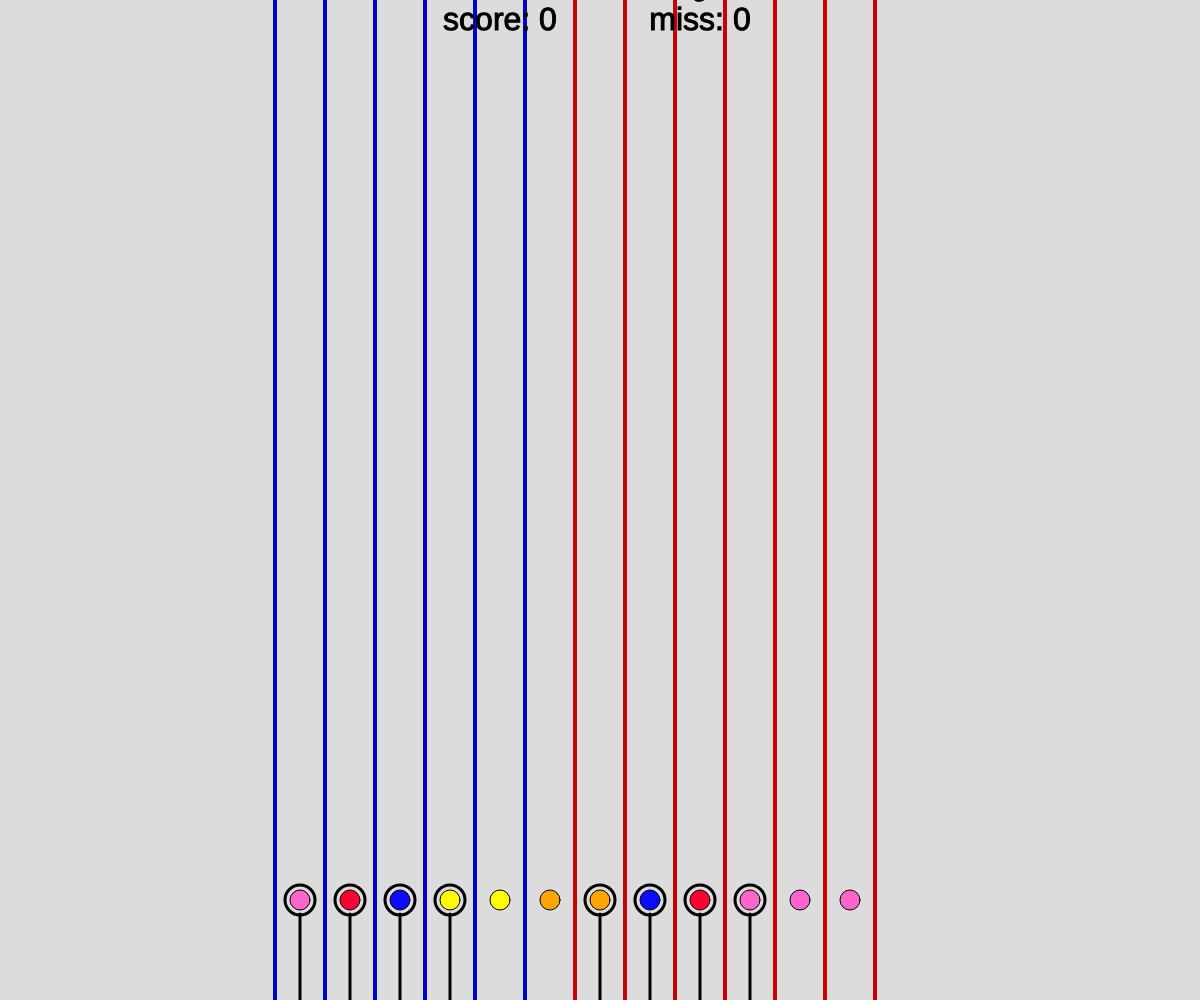
Frame 1 (no input)
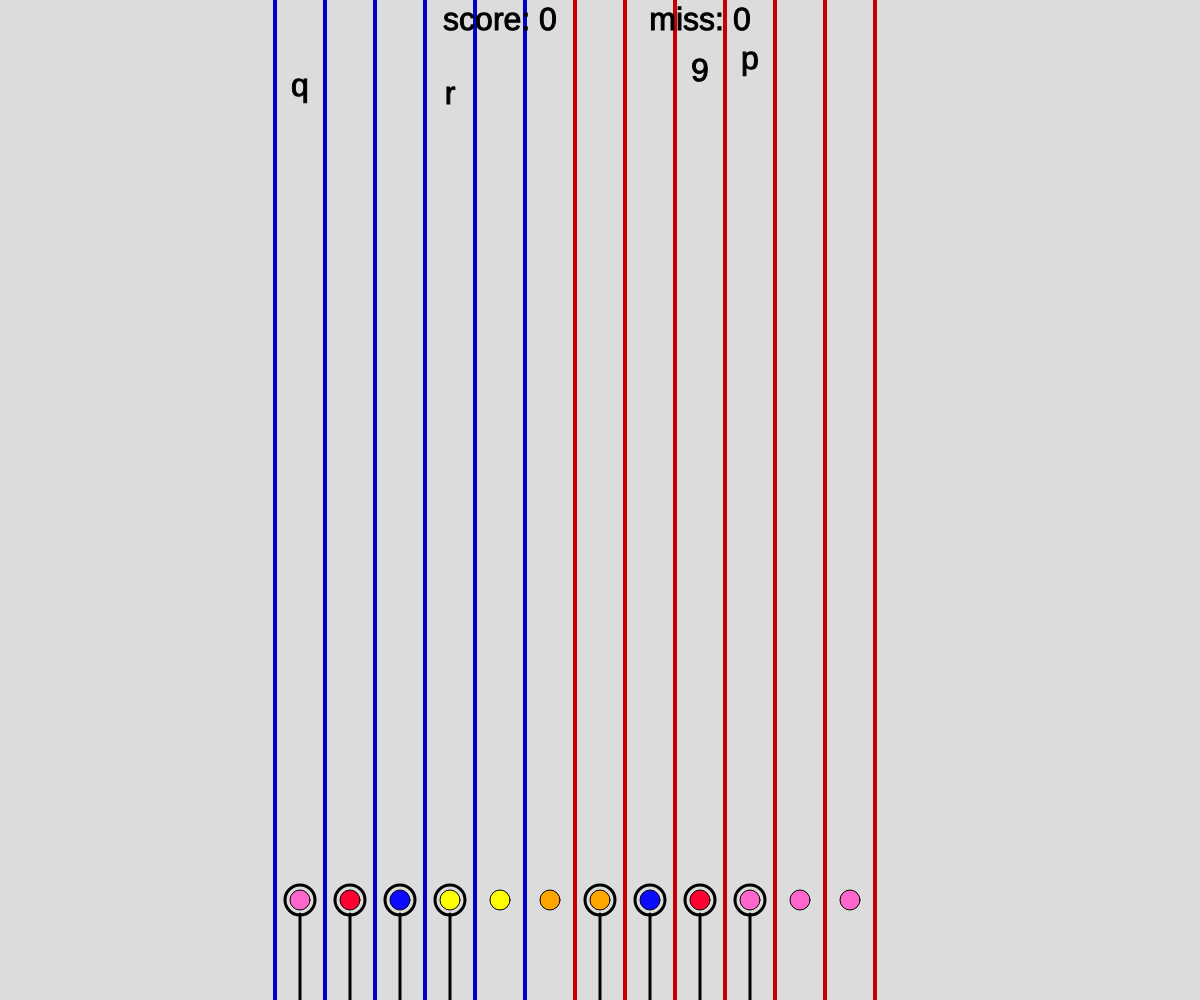
Frame 60 (no input)
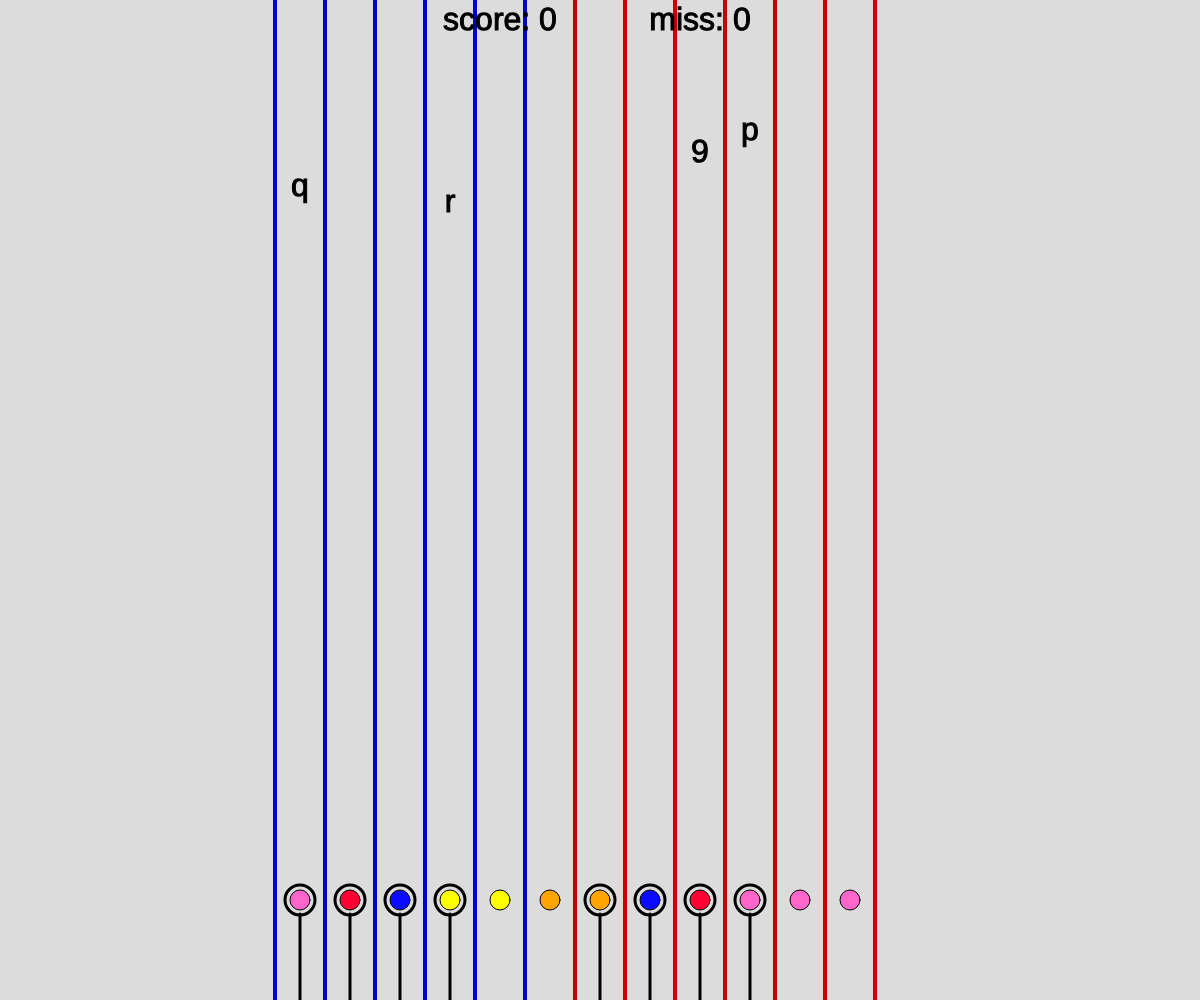
Frame 120 (the mouse pressed at the canvas centre since frame 60)

The p5.js sketch that drew these frames (run headless with seeded random() and noise() and a simulated clock; from frame 60 on, the mouse is pressed at the canvas centre):

// p5.js sketch
// ── sketch.js
let userText = ""
let letterList = [
  ["1", "q", "a", "z"],
  ["2", "w", "s", "x"],
  ["3", "e", "d", "c"],
  ["4", "r", "f", "v"],
  ["5", "t", "g", "b"],
  ["6", "y", "h", "n"],
  ["7", "u", "j", "m"],
  ["8", "i", "k", ","],
  ["9", "o", "l", "."],
  ["0", "p", ";", "/"],
  ["-", "[", "'", ],
  ["=", "]"]
];
let activeLetters = []

let lettersOnScreen = 4
let wordsMinSpeed = 1
let wordsMaxSpeed = 2
let score = 0
let miss = 0

function setup() {
  createCanvas(windowWidth, windowHeight);
  textAlign(CENTER);
}

function draw() {
  background(220);
  drawLines()
  drawDots()
  drawFingers()
  checkActiveLetters()
  checkMatchingLetters()
  for (var letter of activeLetters) {
    letter.move()
    letter.show()
  }
  text(userText, width / 2, height * 3 / 4)
  text("score: " + str(score), width / 2 - 100, 30)
  text("miss: " + str(miss), width / 2 + 100, 30)

}

function drawLines() {
  strokeWeight(4)
  for (i = 0; i < 13; i++) {
    if (i < 6) {
      stroke(0, 0, 200)
    } else if (i >= 6) {
      stroke(200, 0, 0)
    }
    line(width / 4 - width / 48 + i * width / 24, 0, width / 4 - width / 48 + i * width / 24, height)
  }
  stroke(0)
  strokeWeight(1)
}

function drawDots() {
  for (i = 0; i < 12; i++) {
    if (i == 0 || i == 9 || i == 10 || i == 11) {
      fill(255, 102, 203)
    } else if (i == 1 || i == 8) {
      fill(255, 0, 50)
    } else if (i == 2 || i == 7) {
      fill(10, 10, 255)
    } else if (i == 3 || i == 4) {
      fill(255, 255, 0)
    } else if (i == 5 || i == 6) {
      fill(255, 165, 0)
    }
    ellipse(width / 4 + i * width / 24, height * 0.9, 20, 20)
  }
  fill(0)
}

function drawFingers() {

  noFill()
  stroke(0)
  strokeWeight(3)
  for (i = 0; i < 4; i++) {
    ellipse(width / 4 + i * width / 24, height * 0.9, 30, 30)
    line(width / 4 + i * width / 24, height*0.9+14, width / 4 + i * width / 24,height)

  }
  for (i = 6; i < 10; i++) {
    ellipse(width / 4 + i * width / 24, height * 0.9, 30, 30)
    line(width / 4 + i * width / 24, height*0.9+14, width / 4 + i * width / 24,height)
  }
  
  fill(0)
  stroke(0)
  strokeWeight(1)
}

function checkActiveLetters() {

  // keeps letters on screen
  if (activeLetters.length < lettersOnScreen) {
    set = random(letterList)
    index = letterList.indexOf(set)
    letter = random(set)

    start = windowWidth / 4
    slots = windowWidth / 24

    l = new Letter(letter, start + slots * index, 0, 0 - random(100, 1000), random(wordsMinSpeed, wordsMaxSpeed));
    activeLetters.push(l);
  }

  // removes words that goes below the screen
  for (var l of activeLetters) {
    if (l.y > windowHeight) {
      index = activeLetters.indexOf(l)
      if (index > -1) {
        l.resetY();
        activeLetters.splice(index, 1);
        miss += 1
      }
    }
  }

}

function checkMatchingLetters() {
  for (var letter of activeLetters) {
    if (letter.name == userText) {
      userText = "";
      score += 1
      index = activeLetters.indexOf(letter)
      if (index > -1) {
        letter.resetY()
        activeLetters.splice(index, 1);
      }
    }
  }

}

class Letter {

  constructor(letter, x, y, dx, dy) {
    this.name = letter
    this.x = x
    this.y = y
    this.dx = dx
    this.dy = dy
  }
  move() {
    this.y += this.dy
  }

  show() {
    textSize(32);
    text(this.name, this.x, this.y)
  }

  resetY() {
    this.y = 0 - random(100, 1000);
  }
}

function keyPressed() {
  if (key === 'a') {
    userText = 'a';
  }
  if (key === 'b') {
    userText = 'b';
  }
  if (key === 'c') {
    userText = 'c';
  }
  if (key === 'd') {
    userText = 'd';
  }
  if (key === 'e') {
    userText = 'e';
  }
  if (key === 'f') {
    userText = 'f';
  }
  if (key === 'g') {
    userText = 'g';
  }
  if (key === 'h') {
    userText = 'h';
  }
  if (key === 'i') {
    userText = 'i';
  }
  if (key === 'j') {
    userText = 'j';
  }
  if (key === 'k') {
    userText = 'k';
  }
  if (key === 'l') {
    userText = 'l';
  }
  if (key === 'm') {
    userText = 'm';
  }
  if (key === 'n') {
    userText = 'n';
  }
  if (key === 'o') {
    userText = 'o';
  }
  if (key === 'p') {
    userText = 'p';
  }
  if (key === 'q') {
    userText = 'q';
  }
  if (key === 'r') {
    userText = 'r';
  }
  if (key === 's') {
    userText = 's';
  }
  if (key === 't') {
    userText = 't';
  }
  if (key === 'u') {
    userText = 'u';
  }
  if (key === 'v') {
    userText = 'v';
  }
  if (key === 'w') {
    userText = 'w';
  }
  if (key === 'x') {
    userText = 'x';
  }
  if (key === 'y') {
    userText = 'y';
  }
  if (key === 'z') {
    userText = 'z';
  }
  if (key === ' ') {
    userText = ' ';
  }
  if (key === ',') {
    userText = ',';
  }
  if (key === '.') {
    userText = '.';
  }
  if (key === '/') {
    userText = '/';
  }
  if (key === '[') {
    userText = '[';
  }
  if (key === ']') {
    userText = ']';
  }
  if (key === '1') {
    userText = '1';
  }
  if (key === '2') {
    userText = '2';
  }
  if (key === '3') {
    userText = '3';
  }
  if (key === '4') {
    userText = '4';
  }
  if (key === '5') {
    userText = '5';
  }
  if (key === '6') {
    userText = '6';
  }
  if (key === '7') {
    userText = '7';
  }
  if (key === '8') {
    userText = '8';
  }
  if (key === '9') {
    userText = '9';
  }
  if (key === '0') {
    userText = '0';
  }
  if (key === '-') {
    userText = '-';
  }
  if (key === '=') {
    userText = '=';
  }
  if (key === "'") {
    userText = "'";
  }
  if (key === ";") {
    userText = ";";
  }
  if (keyCode === 8) {
    userText = '';
  }
  // if (keyCode === 13) {
  //   userText = "Enter";
  // }
}
